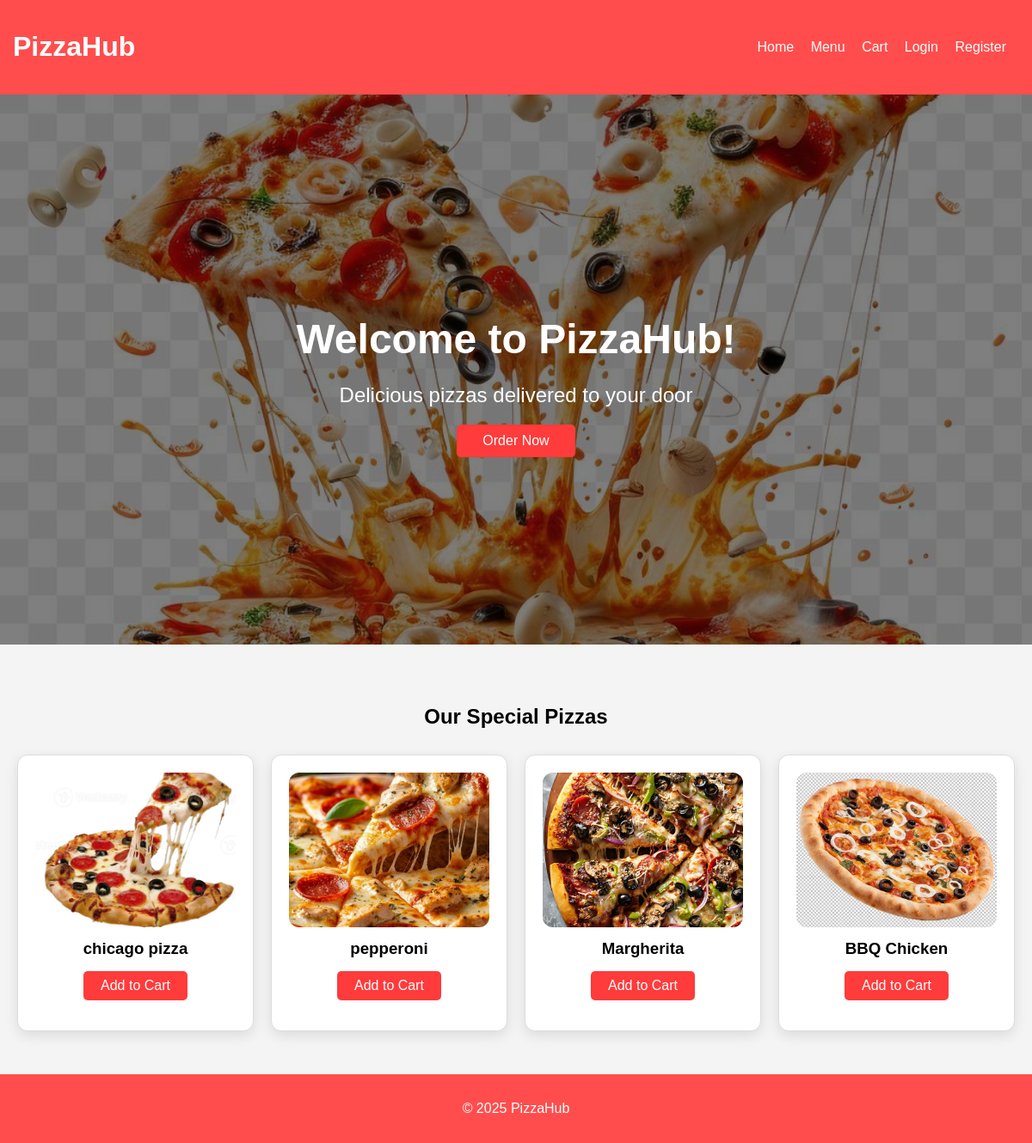
The page / on the database its author committed.
### myapp/models.py (models this page shows, shortened)
class Pizza(models.Model):
    name = models.CharField(max_length=100)
    size = models.ForeignKey(PizzaSize, on_delete=models.PROTECT)
    crust = models.ForeignKey(PizzaCrust, on_delete=models.PROTECT)
    toppings = models.ManyToManyField(Topping, blank=True)
    image = models.ImageField(upload_to='pizzas/', null=True, blank=True)
    created_at = models.DateTimeField(auto_now_add=True)

### myapp/views.py (the view)
# urls.py: path('', views.home, name='home'),
def home(request):
    special_pizzas = Pizza.objects.all()[:4]
    return render(request, 'myapp/home.html', {'special_pizzas': special_pizzas})

### myapp/templates/myapp/home.html (shortened to what this page needs)
{% extends 'myapp/base.html' %}
{% load static %}
{% block content %}
<section class="hero">
    <div class="hero-overlay">
        <div class="hero-content">
            <h1>Welcome to PizzaHub!</h1>
            <p>Delicious pizzas delivered to your door</p>
            <a href="{% url 'order_now' %}" class="btn">Order Now</a>
        </div>
    </div>
    <img src="{% static 'myapp/images/hero1.jpg' %}" alt="Hero Pizza" class="hero-image">
</section>
<section class="pizzas">
    <h2>Our Special Pizzas</h2>
    <div class="pizza-list">
        {% for pizza in special_pizzas %}
        <div class="pizza-card">
            {% if pizza.image %}
                <img src="{{ pizza.image.url }}" alt="{{ pizza.name }}">
            {% else %}
                <img src="{% static 'myapp/images/default-pizza.jpg' %}" alt="{{ pizza.name }}">
            {% endif %}
            <h3>{{ pizza.name }}</h3>
            <a href="{% url 'add_to_cart' pizza.id %}" class="btn">Add to Cart</a>
        </div>
        {% endfor %}
    </div>
</section>
{% endblock %}

### myapp/static/myapp/css/style.css (style rules this page uses)
body { font-family: Arial, sans-serif; margin: 0; padding: 0; background: #f4f4f4; }
.hero { position: relative; width: 100%; height: 80vh; overflow: hidden; }
.hero-image { width: 100%; height: 100%; object-fit: cover; }
.hero-overlay { position: absolute; top: 0; left: 0; width: 100%; height: 100%; background: rgba(0, 0, 0, 0.5); display: flex; align-items: center; justify-content: center; }
.hero-content { text-align: center; color: #fff; padding: 20px; }
.hero-content h1 { font-size: 3rem; margin-bottom: 10px; }
.hero-content p { font-size: 1.5rem; margin-bottom: 20px; }
.hero-content .btn { padding: 10px 30px; background-color: #ff3b3b; color: white; text-decoration: none; border-radius: 5px; transition: 0.3s; }
.pizzas { padding: 50px 20px; text-align: center; }
.pizza-list { display: grid; grid-template-columns: repeat(auto-fit, minmax(220px, 1fr)); gap: 20px; margin-top: 30px; }
.pizza-card { border: 1px solid #ddd; border-radius: 10px; overflow: hidden; transition: transform 0.3s; }
.pizza-card img { width: 100%; height: 180px; object-fit: cover; }
.pizza-card h3 { margin: 10px 0 5px; }
.pizza-card .btn { display: inline-block; margin: 10px 0 15px; padding: 8px 20px; background-color: #ff3b3b; color: white; text-decoration: none; border-radius: 5px; transition: 0.3s; }
.pizza-list { display: grid; grid-template-columns: repeat(auto-fit, minmax(250px, 1fr)); gap: 20px; }
.pizza-card { background: #fff; border-radius: 12px; padding: 20px; box-shadow: 0 5px 15px rgba(0, 0, 0, 0.1); transition: transform 0.2s; }
.pizza-card img { width: 100%; height: 180px; object-fit: cover; border-radius: 12px; }
.btn { display: inline-block; padding: 8px 20px; background: #ff4d4d; color: #fff; text-decoration: none; border-radius: 8px; transition: background 0.2s; }
.btn { display: inline-block; padding: 8px 20px; background: #ff4d4d; color: #fff; text-decoration: none; border-radius: 8px; transition: 0.3s; }

### rows shown on the page
Pizza: image (picture), name "chicago pizza"
Pizza: image (picture), name "pepperoni"
Pizza: image (picture), name "Margherita"
Pizza: image (picture), name "BBQ Chicken"
